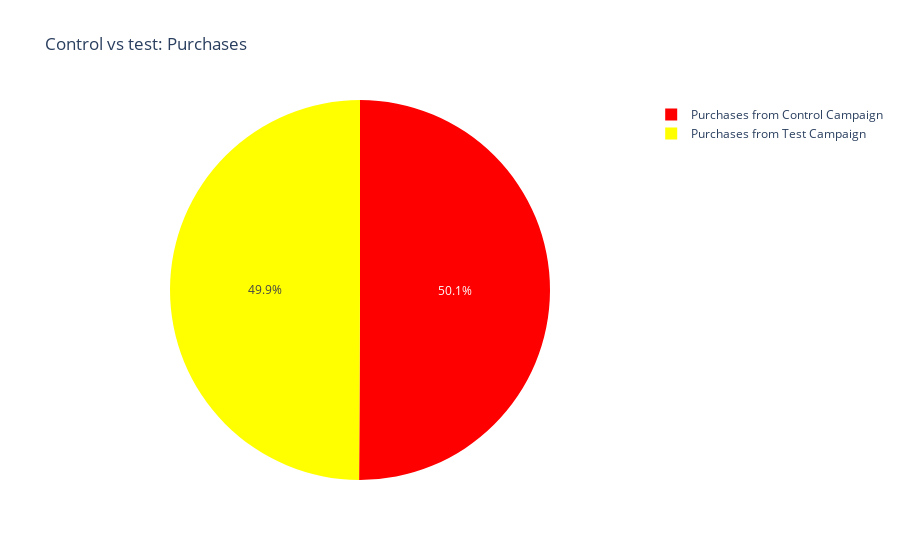

Notebook code for this chart:
### Code cell
label = ['Purchases from Control Campaign',
         'Purchases from Test Campaign']
counts = [sum(control_data['Purchases']),
         sum(test_data['Purchases'])]
colors = ['red', 'yellow']
fig = go.Figure(data=[go.Pie(labels=label, values=counts)])
fig.update_layout(title_text= 'Control vs test: Purchases')
fig.update_traces(hoverinfo='label+percent', marker=dict(colors=colors))

### Figure 1 — Plotly figure (JSON) as saved in the notebook; plotly's stock layout.template omitted (floating-point values rounded to 4 significant figures)
{"data": [{"hoverinfo": "label+percent", "labels": ["Purchases from Control Campaign", "Purchases from Test Campaign"], "marker": {"colors": ["red", "yellow"]}, "type": "pie", "values": [15680.0, 15637]}], "layout": {"title": {"text": "Control vs test: Purchases"}}}
